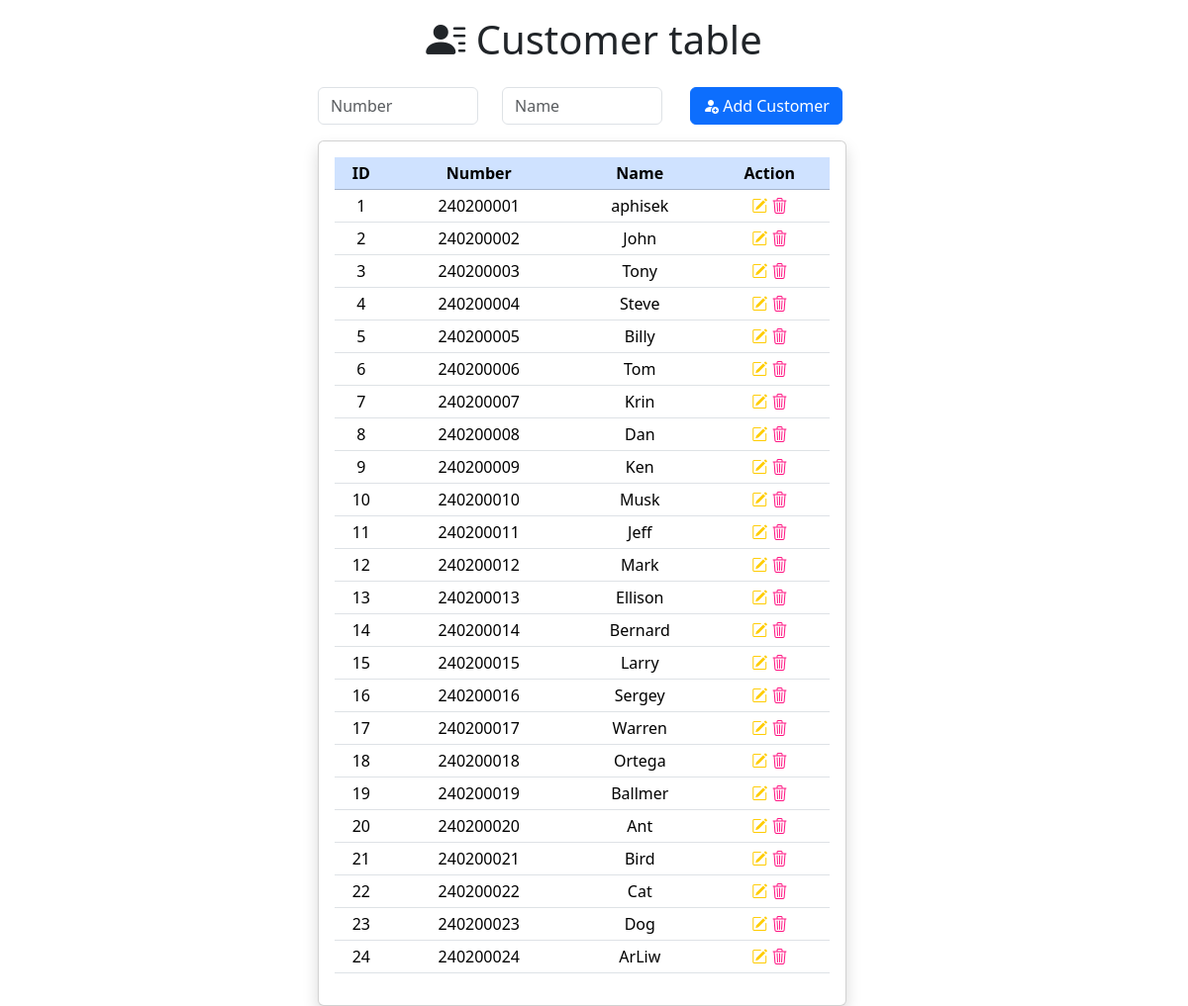
Before: / with the older database file.
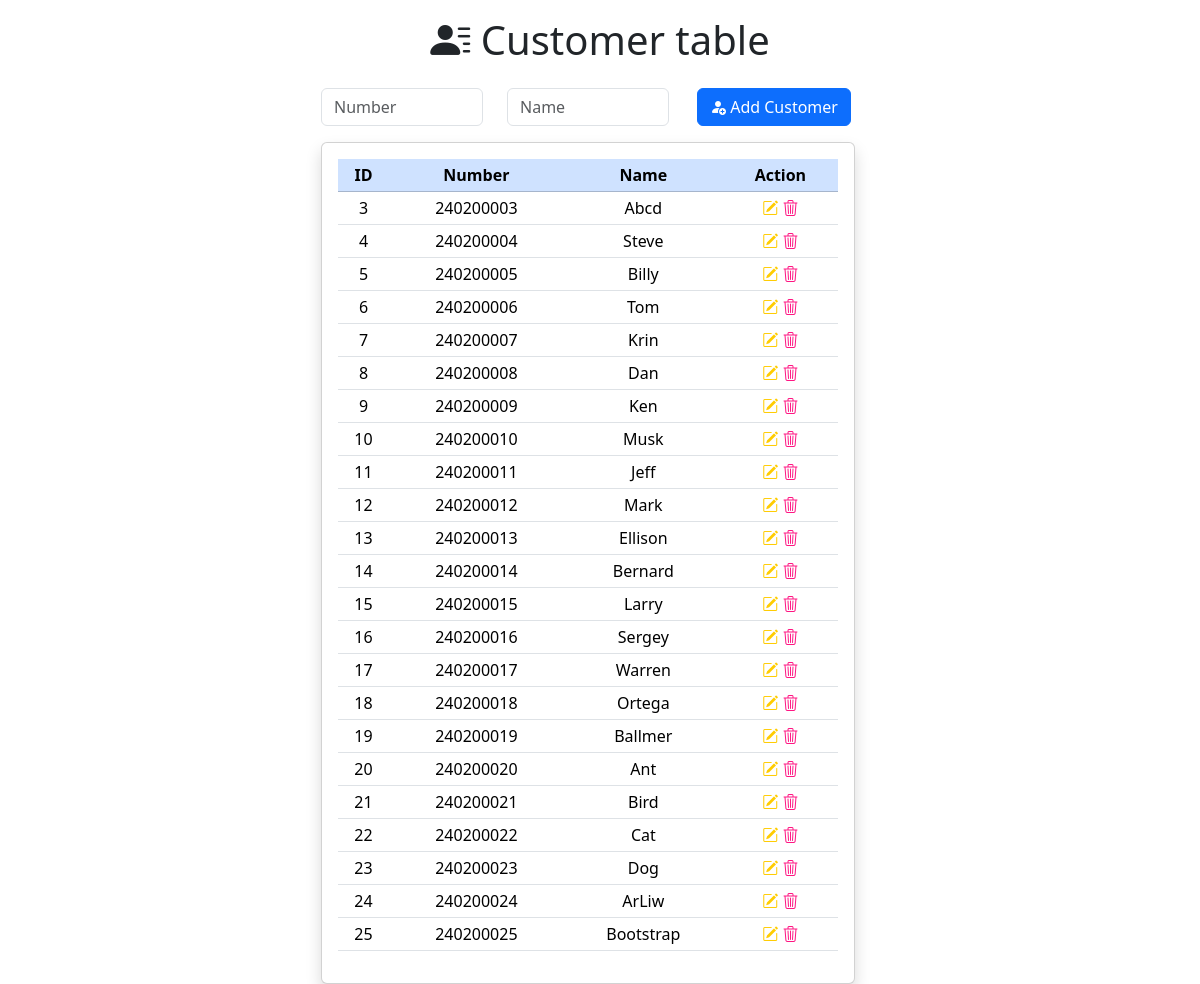
After: the same page with the newer database file.
### tables this page shows
CREATE TABLE `tb_customer` (
  `cus_ID` int(11) NOT NULL,
  `cus_number` varchar(9) DEFAULT NULL,
  `cus_name` varchar(255) DEFAULT NULL,
  `cus_status` tinyint(1) NOT NULL DEFAULT 1
);

### index.php (the view, shortened to what this page needs)
<!DOCTYPE html>
<html lang="en">
<head>
    <link href="https://cdn.jsdelivr.net/npm/bootstrap@5.3.3/dist/css/bootstrap.min.css" rel="stylesheet">
    <link rel="stylesheet" href="https://cdn.jsdelivr.net/npm/bootstrap-icons@1.11.3/font/bootstrap-icons.min.css">
</head>
<body>
    <?php
    require('connect.php');
    $sql = "SELECT *
            FROM tb_customer
            WHERE cus_status = 1";
    $result = mysqli_query($conn, $sql);
    ?>
    <div class="container">
        <div class="row mt-3">
            <div class="col text-center">
                <h1><i class="bi bi-person-lines-fill"></i> Customer table</h1>
            </div>
            <div class="row mt-3">
                <div class="col text-center">
                    <form action="action/action_insert_customer.php" method="post">
                        <div class="row justify-content-center">
                            <div class="col-2">
                                <input class="form-control" text="text" name="cus_number" placeholder="Number">
                            </div>
                            <div class="col-2">
                                <input class="form-control" text="text" name="cus_name" placeholder="Name">
                            </div>
                            <div class="col-2">
                                <button type="submit" class="btn btn-primary"><i class="bi bi-person-fill-add"></i> Add Customer</button>
                            </div>
                        </div>
                    </form>
                </div>
            </div>
            <div class="row mt-3 justify-content-center">
                <div class="col-6">
                    <div class="card shadow">
                        <div class="card-body">
                            <table id="customer_table" class="table table-sm table-hover text-center">
                                <thead>
                                    <tr class="table-primary text-center">
                                        <th>ID</th>
                                        <th>Number</th>
                                        <th>Name</th>
                                        <th>Action</th>
                                    </tr>
                                </thead>
                                <tbody>
                                    <?php
                                    while ($row = mysqli_fetch_assoc($result)) {
                                        echo "<tr><td>" . $row['cus_ID'] . "</td>" .
                                            "<td>" . $row['cus_number'] . "</td>" .
                                            "<td>" . $row['cus_name'] . "</td>";
                                    ?>
                                        <td class="text-center">
                                            <a class="editbtn" href="#" data-bs-toggle="modal" data-bs-target="#edit_customer" style="text-decoration:none">
                                            <i class="bi bi-pencil-square" style="color:rgb(255, 204, 0)"></i>
                                            </a>
                                            <a class="deletebtn" href="#" data-bs-toggle="modal" data-bs-target="#delete_customer" style="text-decoration:none">
                                            <i class="bi bi-trash3" style="color:rgb(255, 22, 131)"></i>
                                            </a>
                                        </td>
                                    <?php
                                        echo "</tr>";
                                    }
                                    ?>
                                </tbody>
                            </table>
                        </div>
                    </div>
                </div>
            </div>
        </div>
</body>
</html>

Changed rows visible on the page:
no longer on this page (row edited): tb_customer: cus_ID "1", cus_number "240200001", cus_name "aphisek"
no longer on this page (row edited): tb_customer: cus_ID "2", cus_number "240200002", cus_name "John"
changed tb_customer id 3: cus_name "Tony" → "Abcd"
added tb_customer: cus_ID "25", cus_number "240200025", cus_name "Bootstrap"
